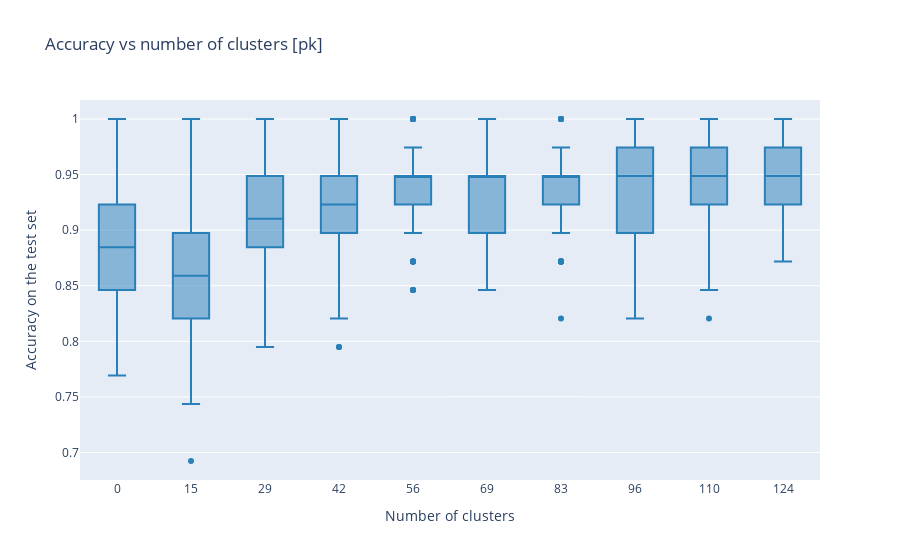
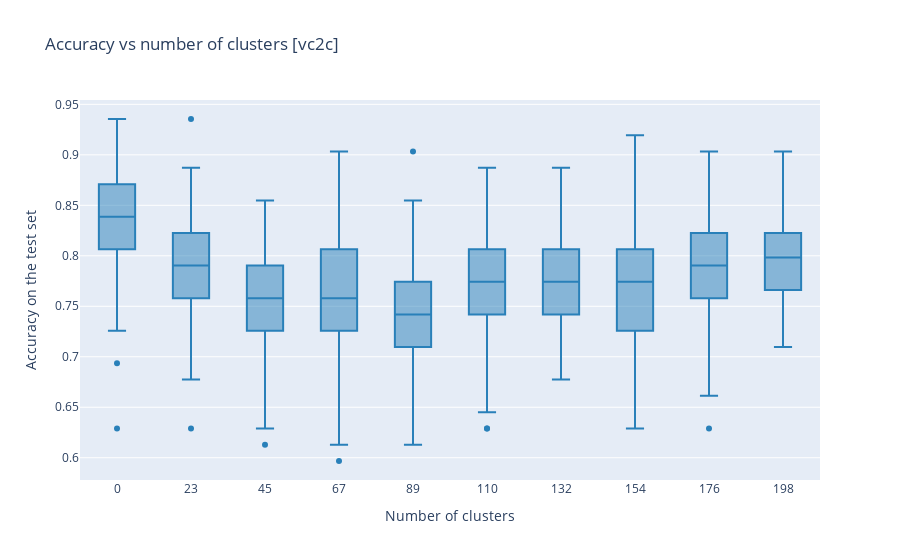
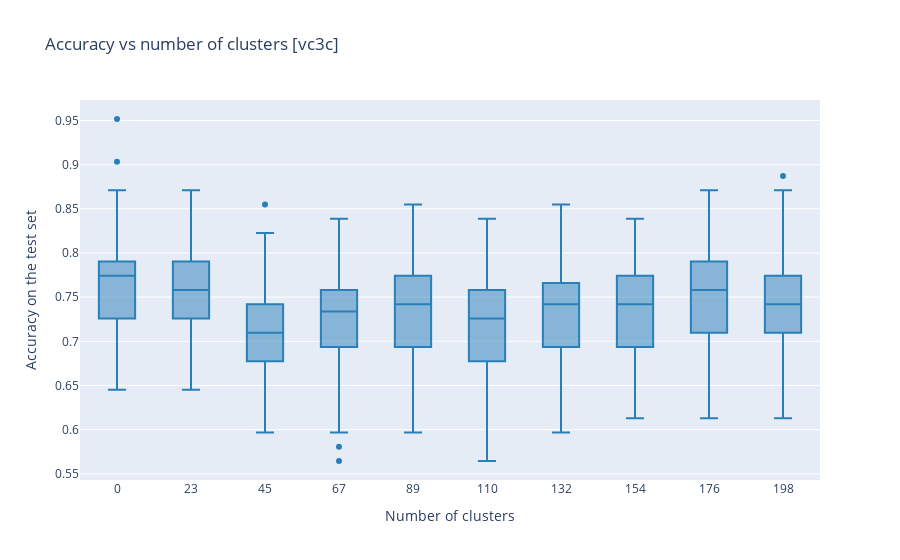
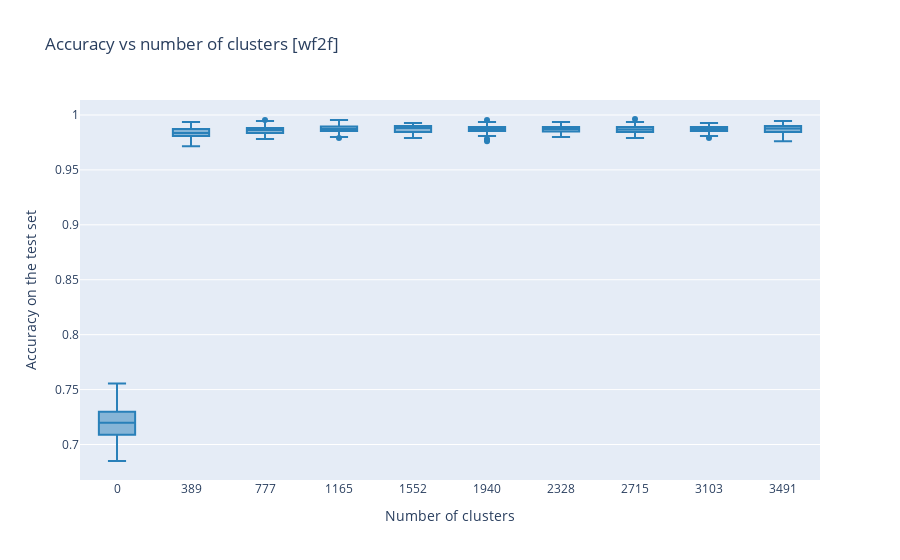

Notebook code cell kept with these figures, in order:
### Code cell
import plotly.offline as py
import plotly.graph_objs as go

from devcode.utils.visualization import render_boxplot
py.init_notebook_mode(connected=True) # enabling plot within jupyter notebook

for dataset_name in ds_names:
    ks = results['LOLS'][dataset_name].columns.tolist()
    ks.insert(0,"k=0")
    
    render_boxplot(results, dataset_name, ks)
